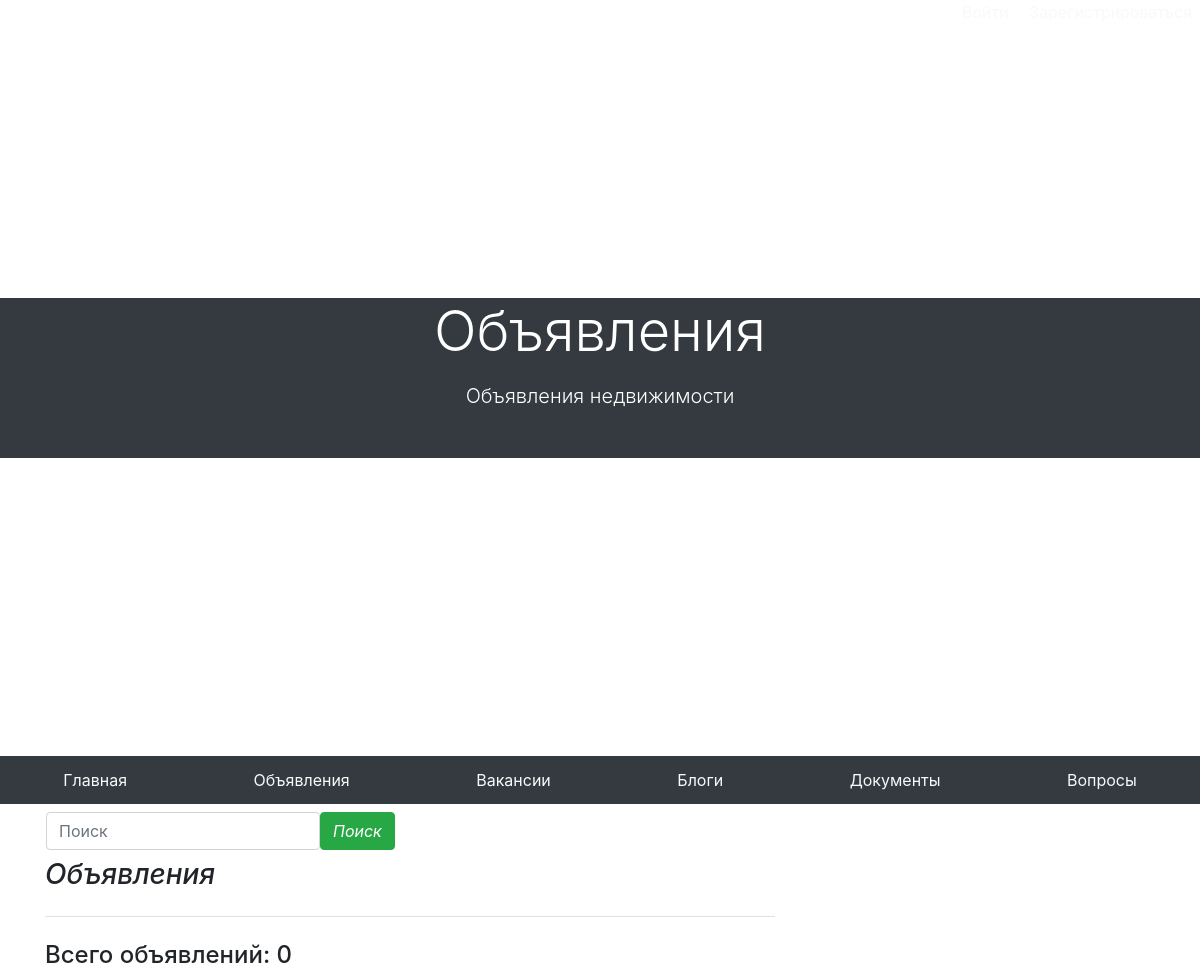
Page /ads/ on the earlier database version.
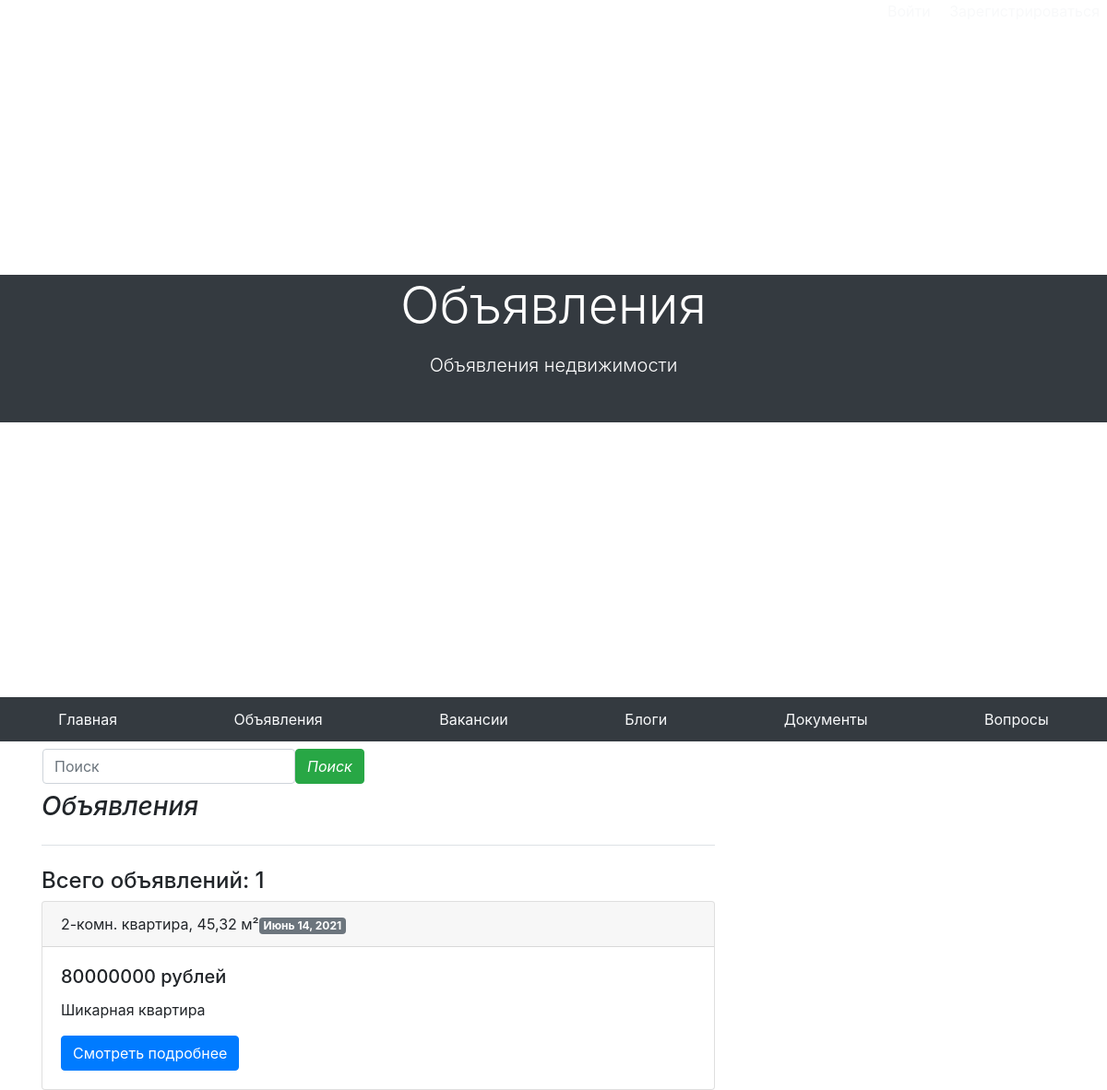
Same page on the later database version.
### ad/models.py (models this page shows, shortened)
class Ad(models.Model):
    id_ad = models.AutoField(primary_key=True, blank=True)
    author = models.ForeignKey(User, on_delete=models.SET_NULL, null=True, blank=True)
    title = models.CharField('Название объявления', max_length=50)
    description = models.TextField('Описание объявления')
    price = models.IntegerField('Цена')
    geo = models.TextField('Местоположение')
    date = models.DateField('Дата публикации', auto_now_add=True)
    status = models.BooleanField('Продано', default=False)
    class Meta:
        verbose_name = "Объявление"
        verbose_name_plural = "Объявления"

### ad/views.py (the view)
# urls.py: path('', views.index, name='ads_index'),
def index(request):
    ads = Ad.objects.all()
    count = Ad.objects.count()
    context ={}
    form = AdForm(request.POST or None)
    if form.is_valid():
        ad = form.save(commit=False)
        ad.author = request.user
        ad.save()
    context['form']= form
    context['ads']= ads
    context['count']= count
    return render(request,
        'ad/index.html',
         context
       )

### ad/forms.py
class AdForm(forms.ModelForm):
    title = forms.CharField(label='Название', required=True, widget=forms.TextInput(attrs={"class":"form-control"}))
    description = forms.CharField(label='Описание', widget=forms.Textarea(attrs={"class":"form-control"}))
    price = forms.IntegerField(label='Стоимость', widget=forms.TextInput(attrs={"class":"form-control"}))
    geo = forms.CharField(label='Местоположение', widget=forms.TextInput(attrs={"class":"form-control"}))
    class Meta:
        model = Ad
        fields = [
            "title",
            "description",
            "price",
            "geo"
        ]

### ad/templates/ad/index.html (shortened to what this page needs)
{% extends 'main/base.html' %}
{% block name %}Объявления{% endblock %}
{% block description %}Объявления недвижимости{% endblock %}
{% block content %}
<div class="input-group d-flex justify-content-between">
  <div>
    <form action="{% url 'search_results' %}" method="get" class="form-inline mx-sm-3 mb-2">
    <input name="q" type="search" id="form1" class="form-control" placeholder="Поиск">
    <button type="submit" class="btn btn-success">
      <i>Поиск</i>
    </button>
  </form>
  </div>
</div>
    <div class="col-md-8 blog-main">
      <h3 class="pb-4 mb-4 font-italic border-bottom">
       Объявления
      </h3>
      <h4>Всего объявлений: {{ count }}</h4>
{% for ad in ads %}
      <div class="card">
  <div class="card-header">
      {{ad.title}}<span class="badge badge-secondary">{{ad.date}}</span>
  </div>
  <div class="card-body">
    <h5 class="card-title">{{ad.price}} рублей</h5>
    <p class="card-text">{{ad.description}}</p>
      <a href="{% url 'ad_detail' ad.id_ad %}" class="btn btn-primary">Смотреть подробнее</a>
  </div>
</div>
{% endfor %}
    </div>
{% endblock %}

Differences in the rows shown:
added Ad: title "2-комн. квартира, 45,32 м²", date "Июнь 14, 2021", price "80000000", description "Шикарная квартира"
Other differences:
{{ count }}: "0" → "1"
